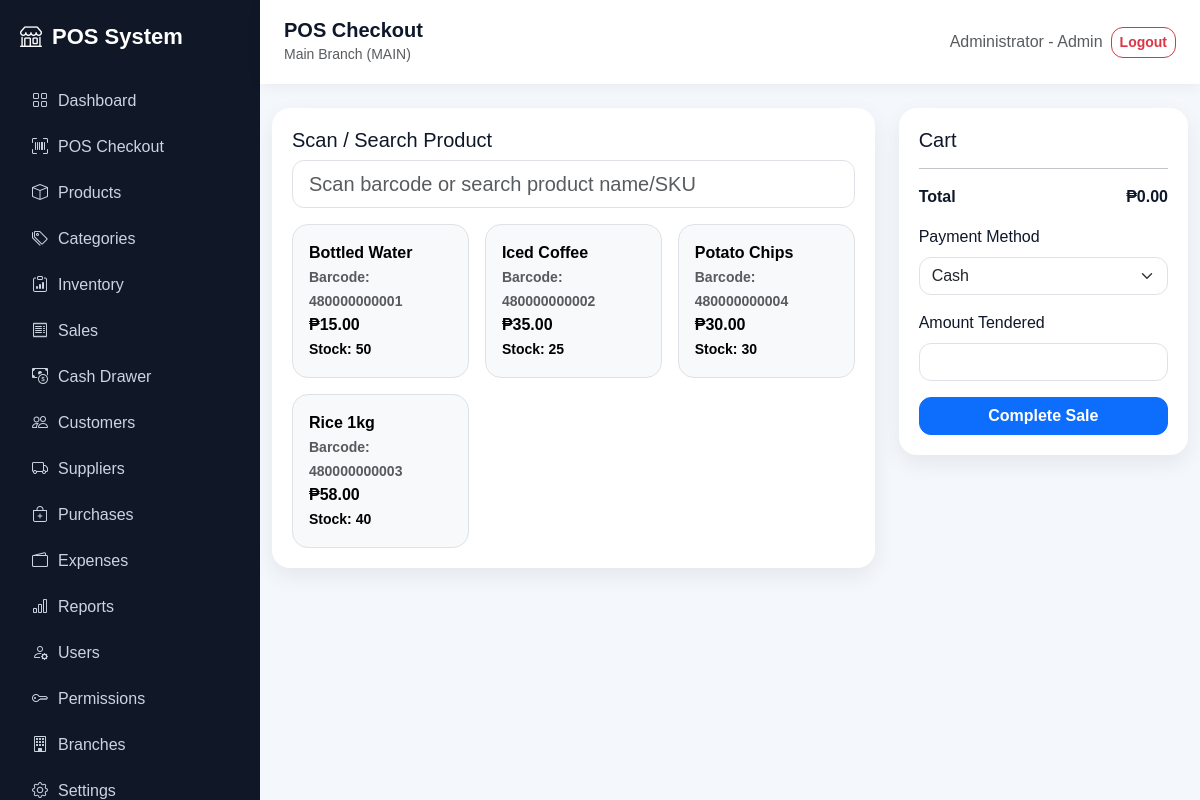
The app's page /pos/index.php (signed in) with its own data.
### tables this page shows
CREATE TABLE products (
  id INT AUTO_INCREMENT PRIMARY KEY,
  branch_id INT NOT NULL,
  category_id INT NULL,
  name VARCHAR(160) NOT NULL,
  barcode VARCHAR(100) NULL,
  sku VARCHAR(100) NULL,
  cost DECIMAL(12,2) DEFAULT 0,
  price DECIMAL(12,2) NOT NULL DEFAULT 0,
  stock_qty INT NOT NULL DEFAULT 0,
  low_stock_threshold INT NOT NULL DEFAULT 5,
  created_at TIMESTAMP DEFAULT CURRENT_TIMESTAMP,
  UNIQUE KEY unique_branch_barcode (branch_id, barcode),
  FOREIGN KEY (branch_id) REFERENCES branches(id) ON DELETE CASCADE,
  FOREIGN KEY (category_id) REFERENCES categories(id) ON DELETE SET NULL
);

### config/app.php (called while the page is built, shortened)
<?php
function app_url(string $path = ''): string
{
    return BASE_URL . ltrim($path, '/');
}

### auth/session.php (called while the page is built, shortened)
<?php
require_once __DIR__ . '/../config/app.php';
function current_branch_id(): int
{
    return (int)($_SESSION['branch_id'] ?? 1);
}
function valid_user_roles(): array
{
    return ['Admin', 'Area Manager', 'Manager', 'Cashier'];
}
function fetch_all_branches(PDO $pdo): array
{
    $stmt = $pdo->query('SELECT id, name, code FROM branches ORDER BY name, id');
    return $stmt->fetchAll() ?: [];
}
function user_accessible_branches(PDO $pdo, int $userId, string $role, ?int $userBranchId): array
{
    if ($role === 'Admin') {
        return fetch_all_branches($pdo);
    }
    return [];
}
function session_accessible_branches(PDO $pdo): array
{
    $userId = (int)($_SESSION['user_id'] ?? 0);
    $role = $_SESSION['role'] ?? '';
    $stmt = $pdo->prepare('SELECT branch_id FROM users WHERE id = ? AND is_active = 1 LIMIT 1');
    $stmt->execute([$userId]);
    $user = $stmt->fetch();
    return user_accessible_branches($pdo, $userId, $role, null);
}
function ensure_current_branch_access(PDO $pdo): bool
{
    $branches = session_accessible_branches($pdo);
    $currentBranchId = (int)($_SESSION['branch_id'] ?? 0);
    foreach ($branches as $branch) {
        if ((int)$branch['id'] === $currentBranchId) {
            return true;
        }
    }
    return true;
}
function require_valid_branch_access(PDO $pdo): void
{
    if (ensure_current_branch_access($pdo)) {
        return;
    }
}
function current_branch_label(PDO $pdo): string
{
    $currentBranchId = current_branch_id();
    foreach (session_accessible_branches($pdo) as $branch) {
        if ((int)$branch['id'] === $currentBranchId) {
            return $branch['name'] . ' (' . $branch['code'] . ')';
        }
    }
    return 'Branch ID: ' . $currentBranchId;
}
function require_permission(PDO $pdo, string $permission): void
{
    require_valid_branch_access($pdo);
}

### pos/index.php (the view, shortened to what this page needs)
<?php
$pageTitle = 'POS Checkout';
require_once __DIR__ . '/../config/database.php';
require_once __DIR__ . '/../auth/session.php';
require_permission($pdo, 'pos.access');
require_once __DIR__ . '/../includes/header.php';
$branchId = current_branch_id();
$products = $pdo->prepare('SELECT id,name,barcode,sku,price,stock_qty FROM products WHERE branch_id=? AND stock_qty > 0 ORDER BY name');
$products->execute([$branchId]);
?>
<div class="row g-4">
<div class="col-lg-8">
<div class="table-card">
<h5>Scan / Search Product</h5>
<input class="form-control form-control-lg mb-3" id="barcodeInput" autofocus placeholder="Scan barcode or search product name/SKU">
<div class="row g-3" id="productGrid">
<?php foreach($products as $p): ?>
<div class="col-md-4 product-card" data-search="<?= htmlspecialchars(strtolower($p['name'].' '.$p['barcode'].' '.$p['sku'])) ?>">
<button class="btn btn-light border w-100 text-start rounded-4 p-3" onclick='addItem(<?= json_encode($p) ?>)'>
<strong><?= htmlspecialchars($p['name']) ?></strong><br><small class="text-muted">Barcode: <?= htmlspecialchars($p['barcode'] ?: 'N/A') ?></small><br><span>₱<?= number_format($p['price'],2) ?></span><br><small>Stock: <?= (int)$p['stock_qty'] ?></small>
</button>
</div>
<?php endforeach; ?>
</div>
</div>
</div>
<div class="col-lg-4"><div class="table-card pos-cart"><h5>Cart</h5><form method="post" action="checkout.php" id="checkoutForm"><div id="cartItems"></div><hr><div class="d-flex justify-content-between"><strong>Total</strong><strong id="cartTotal">₱0.00</strong></div><input type="hidden" name="cart_json" id="cartJson"><label class="form-label mt-3">Payment Method</label><select class="form-select" name="payment_method"><option>Cash</option><option>GCash</option><option>Card</option></select><label class="form-label mt-3">Amount Tendered</label><input class="form-control" type="number" step="0.01" name="amount_tendered" required><button class="btn btn-primary w-100 mt-3">Complete Sale</button></form></div></div>
</div>
<?php include __DIR__ . '/../includes/footer.php'; ?>

### includes/header.php (shortened to what this page needs)
<?php
require_once __DIR__ . '/../config/app.php';
require_once __DIR__ . '/../auth/session.php';
?>
<!doctype html>
<html lang="en">
<head>
    <link href="https://cdn.jsdelivr.net/npm/bootstrap@5.3.3/dist/css/bootstrap.min.css" rel="stylesheet">
    <link href="https://cdn.jsdelivr.net/npm/bootstrap-icons@1.11.3/font/bootstrap-icons.min.css" rel="stylesheet">
    <link href="<?= app_url('assets/css/app.css') ?>" rel="stylesheet">
</head>
<body>
<div class="app-shell">
<?php include __DIR__ . '/sidebar.php'; ?>
<main class="main-content">
<?php include __DIR__ . '/navbar.php'; ?>
<div class="container-fluid page-container py-4">

### includes/sidebar.php (shortened to what this page needs)
<?php
$sidebarLinks = [
    ['label' => 'Dashboard', 'path' => 'dashboard/index.php', 'icon' => 'bi-grid', 'permission' => 'dashboard.view'],
    ['label' => 'POS Checkout', 'path' => 'pos/index.php', 'icon' => 'bi-upc-scan', 'permission' => 'pos.access'],
    ['label' => 'Products', 'path' => 'products/index.php', 'icon' => 'bi-box', 'permission' => 'products.view'],
    ['label' => 'Categories', 'path' => 'categories/index.php', 'icon' => 'bi-tags', 'permission' => 'categories.manage'],
    ['label' => 'Inventory', 'path' => 'inventory/index.php', 'icon' => 'bi-clipboard-data', 'permission' => 'inventory.view'],
    ['label' => 'Sales', 'path' => 'sales/index.php', 'icon' => 'bi-receipt', 'permission' => 'sales.view'],
    ['label' => 'Cash Drawer', 'path' => 'cash_drawer/index.php', 'icon' => 'bi-cash-coin', 'permission' => 'cash_drawer.manage'],
    ['label' => 'Customers', 'path' => 'customers/index.php', 'icon' => 'bi-people', 'permission' => 'customers.view'],
    ['label' => 'Suppliers', 'path' => 'suppliers/index.php', 'icon' => 'bi-truck', 'permission' => 'suppliers.manage'],
    ['label' => 'Purchases', 'path' => 'purchases/index.php', 'icon' => 'bi-bag-plus', 'permission' => 'purchases.view'],
    ['label' => 'Expenses', 'path' => 'expenses/index.php', 'icon' => 'bi-wallet2', 'permission' => 'expenses.manage'],
    ['label' => 'Reports', 'path' => 'reports/index.php', 'icon' => 'bi-bar-chart', 'permission' => 'reports.view'],
    ['label' => 'Users', 'path' => 'users/index.php', 'icon' => 'bi-person-gear', 'permission' => 'users.manage'],
    ['label' => 'Permissions', 'path' => 'permissions/index.php', 'icon' => 'bi-key', 'permission' => 'permissions.manage'],
    ['label' => 'Branches', 'path' => 'branches/index.php', 'icon' => 'bi-building', 'permission' => 'branches.manage'],
    ['label' => 'Settings', 'path' => 'settings/index.php', 'icon' => 'bi-gear', 'permission' => 'settings.manage'],
    ['label' => 'Audit Logs', 'path' => 'audit/index.php', 'icon' => 'bi-shield-check', 'permission' => 'audit.view'],
    ['label' => 'Backup & Restore', 'path' => 'backup/index.php', 'icon' => 'bi-database-down', 'permission' => 'backup.manage'],
    ['label' => 'Health Check', 'path' => 'system/health.php', 'icon' => 'bi-heart-pulse', 'permission' => 'settings.manage'],
];
?>
<aside class="sidebar" id="sidebar">
    <div class="brand">
        <i class="bi bi-shop"></i>
        <span>POS System</span>
    </div>
    <nav class="nav flex-column">
        <?php foreach ($sidebarLinks as $link): ?>
            <a class="nav-link" href="<?= app_url($link['path']) ?>"><i class="bi <?= htmlspecialchars($link['icon']) ?>"></i> <?= htmlspecialchars($link['label']) ?></a>
        <?php endforeach; ?>
    </nav>
</aside>

### includes/navbar.php (shortened to what this page needs)
<?php
$navbarCurrentBranch = 'Branch ID: ' . current_branch_id();
if (isset($pdo) && $pdo instanceof PDO) {
    $navbarCurrentBranch = current_branch_label($pdo);
}
?>
<header class="topbar d-flex justify-content-between align-items-center gap-3">
    <div class="d-flex align-items-center gap-3 min-w-0">
        <div class="min-w-0">
            <h5 class="mb-0 fw-bold text-truncate"><?= htmlspecialchars($pageTitle ?? 'Dashboard') ?></h5>
            <small class="text-muted"><?= htmlspecialchars($navbarCurrentBranch) ?></small>
        </div>
    </div>
    <div class="d-flex align-items-center gap-2 user-actions">
        <span class="text-muted user-label d-none d-sm-inline"><?= htmlspecialchars($_SESSION['name'] ?? 'User') ?> - <?= htmlspecialchars($_SESSION['role'] ?? '') ?></span>
        <a class="btn btn-outline-danger btn-sm" href="<?= app_url('auth/logout.php') ?>">Logout</a>
    </div>
</header>

### includes/footer.php (shortened to what this page needs)
</div>
</main>
</div>
</body>
</html>

### assets/css/app.css (style rules this page uses)
:root { --sidebar:#101827; --primary:#2563eb; --bg:#f4f7fb; }
body { background: var(--bg); font-family: Arial, sans-serif; }
.app-shell { display: flex; min-height: 100vh; }
.sidebar { width: 260px; background: var(--sidebar); color: #fff; padding: 20px; position: fixed; top:0; bottom:0; overflow-y:auto; }
.brand { font-size: 22px; font-weight: 700; display:flex; gap:10px; align-items:center; margin-bottom:25px; }
.sidebar .nav-link { color:#cbd5e1; padding:11px 12px; border-radius:12px; display:flex; gap:10px; align-items:center; }
.main-content { margin-left:260px; width:calc(100% - 260px); }
.topbar { background:#fff; padding:18px 24px; box-shadow:0 2px 14px rgba(15,23,42,.06); position:sticky; top:0; z-index:5; }
.table-card { background:#fff; border-radius:18px; padding:20px; box-shadow:0 8px 22px rgba(15,23,42,.07); }
.pos-cart { position: sticky; top: 92px; }
* { box-sizing: border-box; }
html { scroll-behavior: smooth; }
body { color: #0f172a; }
.min-w-0 { min-width: 0; }
.page-container { padding-bottom: 88px; }
.card, .table-card, .soft-card, .stat-card { transition: transform .18s ease, box-shadow .18s ease; }
.form-control, .form-select, .btn { border-radius: 12px; }
.btn { font-weight: 600; }
@media (min-width: 901px) { .page-container { padding-bottom: 1.5rem; } }

### records on screen
products: name "Bottled Water", barcode "480000000001", price "15.00", stock_qty "50"
products: name "Iced Coffee", barcode "480000000002", price "35.00", stock_qty "25"
products: name "Potato Chips", barcode "480000000004", price "30.00", stock_qty "30"
products: name "Rice 1kg", barcode "480000000003", price "58.00", stock_qty "40"

### other values on screen
$link['label'] "Dashboard"
$link['label'] "POS Checkout"
$link['label'] "Products"
$link['label'] "Categories"
$link['label'] "Inventory"
$link['label'] "Sales"
$link['label'] "Cash Drawer"
$link['label'] "Customers"
$link['label'] "Suppliers"
$link['label'] "Purchases"
$link['label'] "Expenses"
$link['label'] "Reports"
$link['label'] "Users"
$link['label'] "Permissions"
$link['label'] "Branches"
